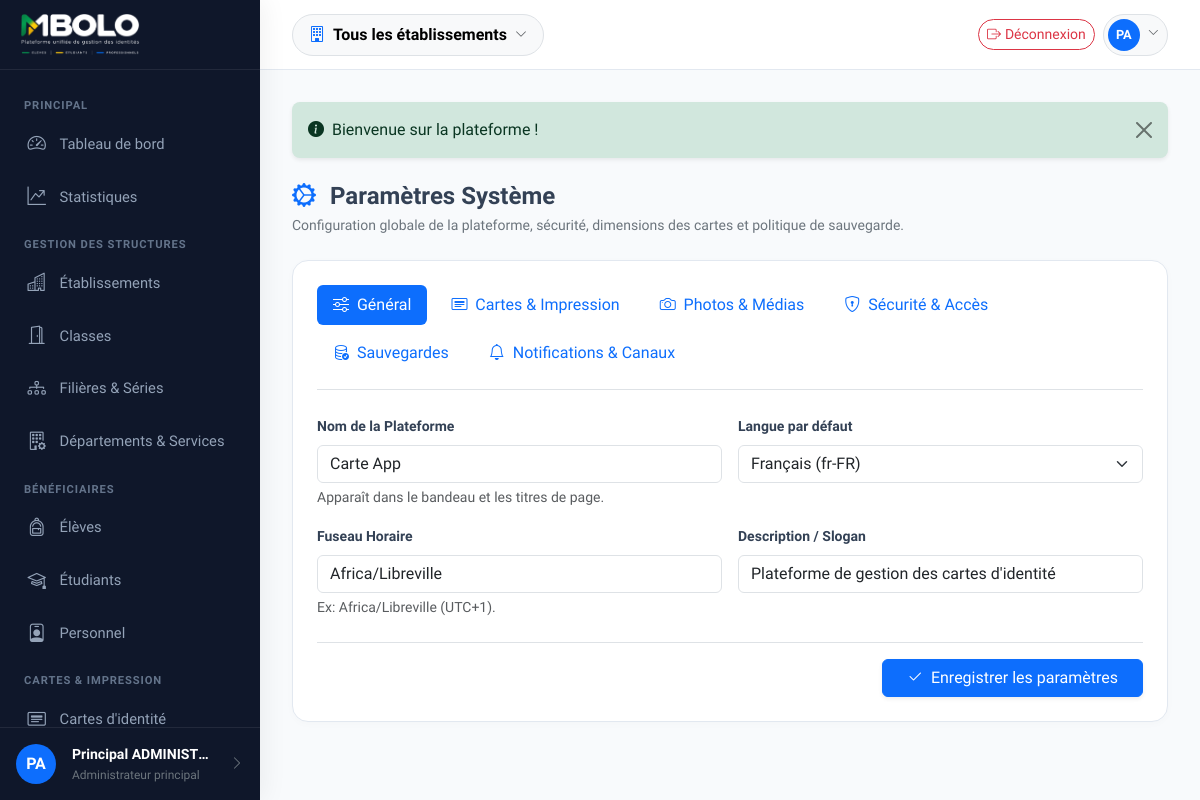
The page /parametres (signed in) on the database its author committed.
### tables this page shows
CREATE TABLE IF NOT EXISTS parametres (
    id BIGINT UNSIGNED AUTO_INCREMENT PRIMARY KEY,
    etablissement_id BIGINT UNSIGNED NULL,
    cle VARCHAR(100) NOT NULL,
    valeur TEXT NULL,
    type ENUM('texte','nombre','booleen','json') NOT NULL DEFAULT 'texte',
    updated_by BIGINT UNSIGNED NULL,
    updated_at DATETIME NOT NULL DEFAULT CURRENT_TIMESTAMP ON UPDATE CURRENT_TIMESTAMP,
    UNIQUE KEY uq_param_etab_cle (etablissement_id, cle),
    CONSTRAINT fk_param_etab FOREIGN KEY (etablissement_id) REFERENCES etablissements(id),
    CONSTRAINT fk_param_user FOREIGN KEY (updated_by) REFERENCES users(id)
);

### app/Views/parametres/index.php (the view, shortened to what the rows shown need)
<?php
$base_path = rtrim((string)config('app.url', 'http://localhost/carte_app'), '/');
$activeTab = $_GET['tab'] ?? 'general';
function getP(array $params, string $key, $default = '') {
    return is_array($params[$key]) ? ($params[$key]['valeur'] ?? $default) : $params[$key];
}
?>
<div class="d-flex flex-wrap align-items-center justify-content-between gap-3 mb-4">
    <div>
        <h4 class="fw-bold mb-1">
            <i class="bi bi-gear-wide-connected me-2 text-primary"></i> Paramètres Système
        </h4>
        <p class="text-secondary mb-0 small">
            Configuration globale de la plateforme, sécurité, dimensions des cartes et politique de sauvegarde.
        </p>
    </div>
</div>
<div class="card-custom p-4">
    <ul class="nav nav-pills mb-4 gap-2 border-bottom pb-3" id="paramTabs" role="tablist">
        <li class="nav-item">
            <a class="nav-link <?= $activeTab === 'general' ? 'active' : '' ?>" href="<?= $base_path ?>/parametres?tab=general">
                <i class="bi bi-sliders me-1"></i> Général
            </a>
        </li>
        <li class="nav-item">
            <a class="nav-link <?= $activeTab === 'cartes' ? 'active' : '' ?>" href="<?= $base_path ?>/parametres?tab=cartes">
                <i class="bi bi-card-heading me-1"></i> Cartes & Impression
            </a>
        </li>
        <li class="nav-item">
            <a class="nav-link <?= $activeTab === 'photos' ? 'active' : '' ?>" href="<?= $base_path ?>/parametres?tab=photos">
                <i class="bi bi-camera me-1"></i> Photos & Médias
            </a>
        </li>
        <li class="nav-item">
            <a class="nav-link <?= $activeTab === 'securite' ? 'active' : '' ?>" href="<?= $base_path ?>/parametres?tab=securite">
                <i class="bi bi-shield-lock me-1"></i> Sécurité & Accès
            </a>
        </li>
        <li class="nav-item">
            <a class="nav-link <?= $activeTab === 'sauvegardes' ? 'active' : '' ?>" href="<?= $base_path ?>/parametres?tab=sauvegardes">
                <i class="bi bi-database-check me-1"></i> Sauvegardes
            </a>
        </li>
        <li class="nav-item">
            <a class="nav-link <?= $activeTab === 'notifications' ? 'active' : '' ?>" href="<?= $base_path ?>/parametres?tab=notifications">
                <i class="bi bi-bell me-1"></i> Notifications & Canaux
            </a>
        </li>
    </ul>
    <form method="POST" action="<?= $base_path ?>/parametres">
        <?php if ($activeTab === 'general'): ?>
            <div class="row g-3">
                <div class="col-md-6">
                    <label class="form-label fw-bold small">Nom de la Plateforme</label>
                    <input type="text" name="params[app.nom]" class="form-control" value="<?= htmlspecialchars((string)getP($params, 'app.nom', 'Carte App')) ?>" required>
                    <div class="form-text">Apparaît dans le bandeau et les titres de page.</div>
                </div>
                <div class="col-md-6">
                    <label class="form-label fw-bold small">Langue par défaut</label>
                    <select name="params[app.langue]" class="form-select">
                        <option value="fr" <?= getP($params, 'app.langue') === 'fr' ? 'selected' : '' ?>>Français (fr-FR)</option>
                    </select>
                </div>
                <div class="col-md-6">
                    <label class="form-label fw-bold small">Fuseau Horaire</label>
                    <input type="text" name="params[app.fuseau_horaire]" class="form-control" value="<?= htmlspecialchars((string)getP($params, 'app.fuseau_horaire', 'Africa/Libreville')) ?>" required>
                    <div class="form-text">Ex: Africa/Libreville (UTC+1).</div>
                </div>
                <div class="col-md-6">
                    <label class="form-label fw-bold small">Description / Slogan</label>
                    <input type="text" name="params[app.description]" class="form-control" value="<?= htmlspecialchars((string)getP($params, 'app.description', 'Plateforme de gestion et édition de cartes')) ?>">
                </div>
            </div>
        <?php endif; ?>
        <div class="mt-4 pt-3 border-top d-flex justify-content-end gap-2">
            <button type="submit" class="btn btn-primary d-flex align-items-center gap-2 px-4 shadow-sm">
                <i class="bi bi-check2"></i>
                <span>Enregistrer les paramètres</span>
            </button>
        </div>
    </form>
</div>

### app/Core/Router.php (shortened to what the rows shown need)
<?php
class Router
{
    private array $routes = [];
    private Request $request;
    private Response $response;
    public function __construct(Request $request, Response $response)
    {
        $this->request = $request;
        $this->response = $response;
    }
    private function addRoute(string $method, string $path, array|callable $handler, array $middlewares): void
    {
        $normalizedPath = '/' . trim($path, '/');
        $pattern = preg_replace('/\{([a-zA-Z0-9_]+)\}/', '(?P<$1>[^/]+)', $normalizedPath);
        $pattern = '#^' . $pattern . '$#';
        $this->routes[] = [
            'method' => $method,
            'path' => $normalizedPath,
            'pattern' => $pattern,
            'handler' => $handler,
            'middlewares' => $middlewares
        ];
    }
    public function dispatch(): void
    {
        $currentPath = $this->request->getPath();
        foreach ($this->routes as $route) {
            if (preg_match($route['pattern'], $currentPath, $matches)) {
                $params = [];
                $handler = $route['handler'];
                if (is_array($handler)) {
                    [$controllerClass, $method] = $handler;
                    $controller = new $controllerClass($this->request, $this->response);
                    $controller->$method($params);
                    return;
                }
            }
        }
        $this->response->setStatusCode(404);
            ?>
            <?php
    }
}

### rows shown on the page
parametres: valeur "Carte App"
parametres: valeur "Français (fr-FR)"
parametres: valeur "Africa/Libreville"
parametres: valeur "Plateforme de gestion des cartes d'identité"

### other values the page prints
$msg "Bienvenue sur la plateforme !"
